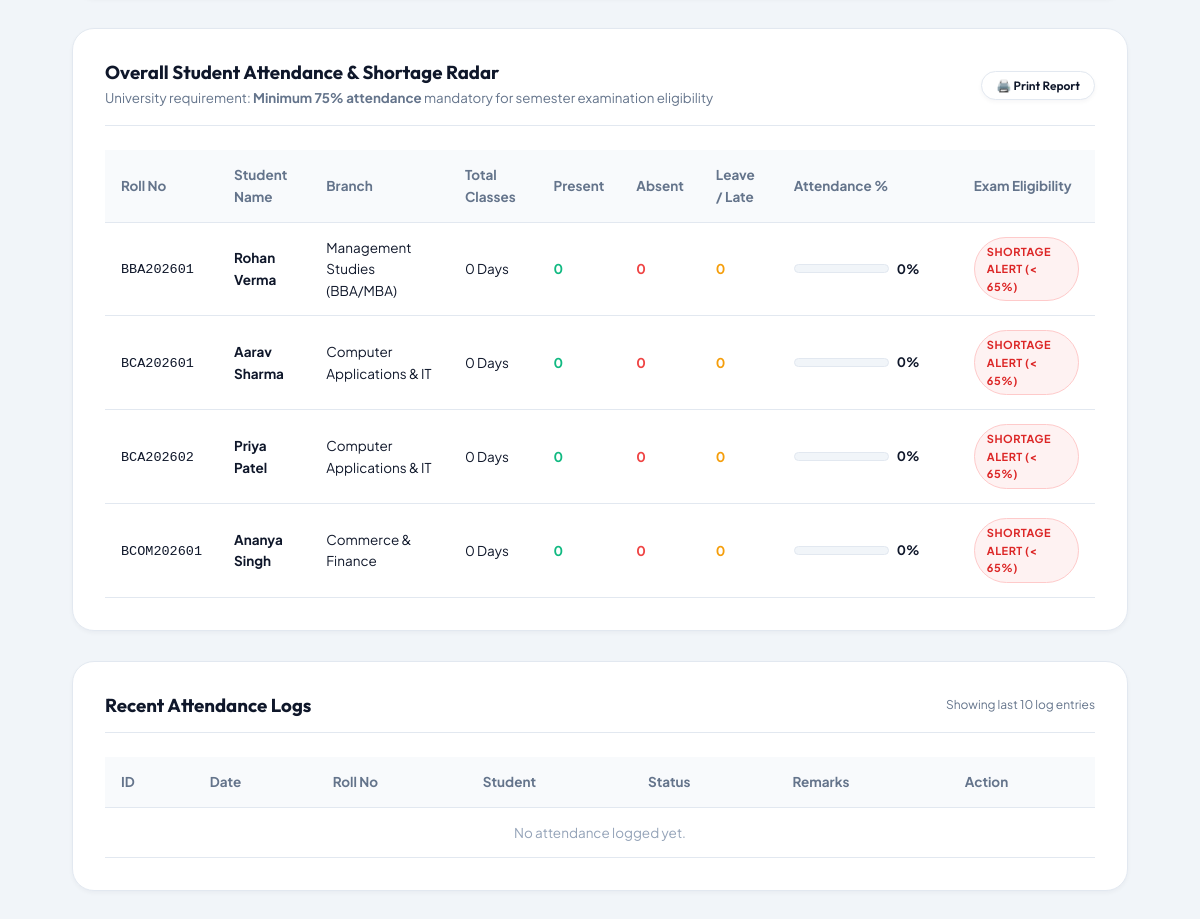
Page /admin/dashboard.php?s=attendance (signed in, lower part) on the earlier database version.
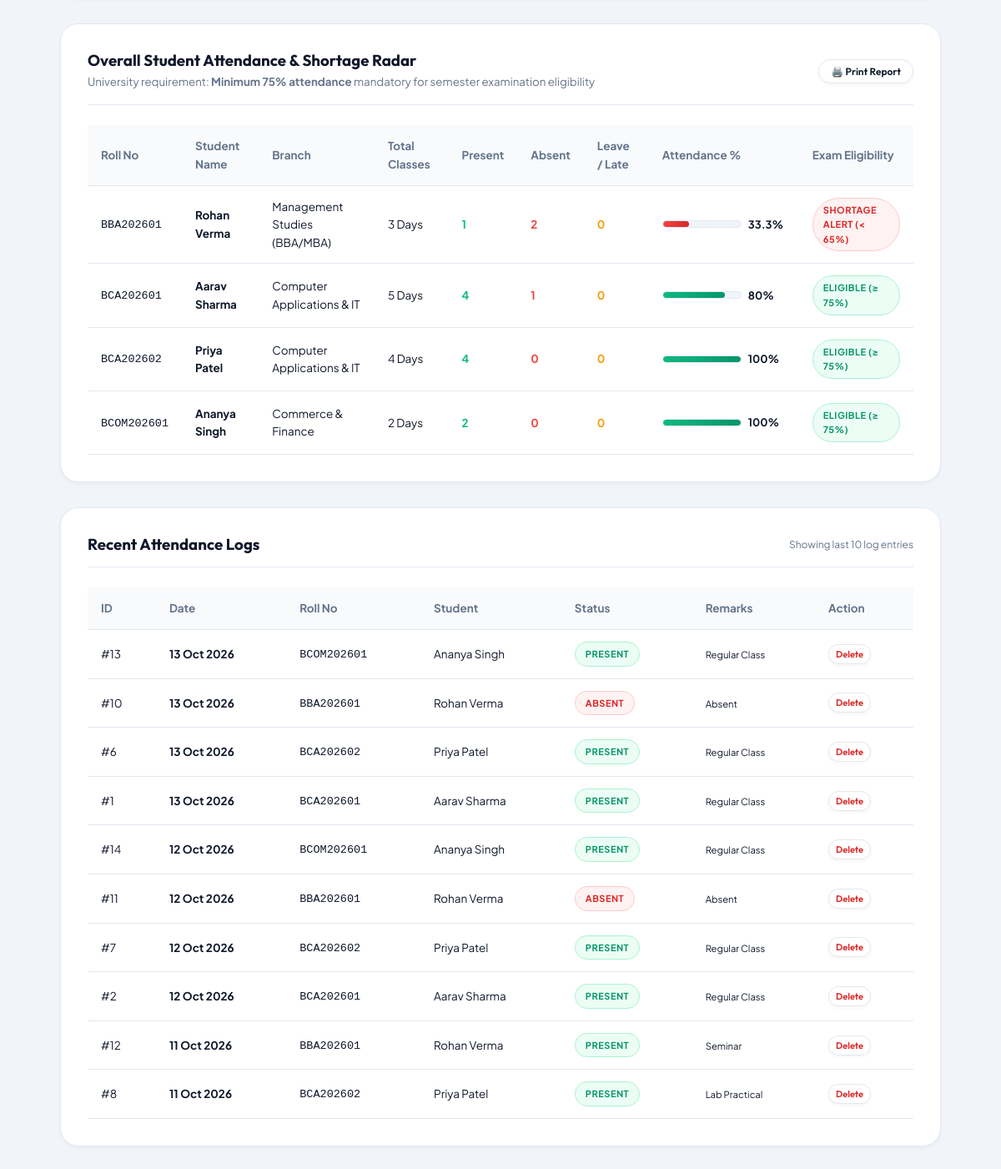
Same page on the later database version.
### tables this page shows
CREATE TABLE IF NOT EXISTS students (
    id INT AUTO_INCREMENT PRIMARY KEY,
    student_name VARCHAR(120) NOT NULL,
    roll_no VARCHAR(60) UNIQUE NOT NULL,
    email VARCHAR(150),
    phone VARCHAR(30) NULL,
    branch_id INT NULL,
    created_at TIMESTAMP DEFAULT CURRENT_TIMESTAMP,
    FOREIGN KEY(branch_id) REFERENCES branches(id) ON DELETE SET NULL
);

CREATE TABLE IF NOT EXISTS branches (
    id INT AUTO_INCREMENT PRIMARY KEY,
    branch_name VARCHAR(120) NOT NULL
);

CREATE TABLE IF NOT EXISTS attendance (
    id INT AUTO_INCREMENT PRIMARY KEY,
    student_id INT NOT NULL,
    attendance_date DATE NOT NULL,
    status ENUM('Present', 'Absent', 'Leave', 'Late') NOT NULL DEFAULT 'Present',
    remarks VARCHAR(255) NULL,
    created_at TIMESTAMP DEFAULT CURRENT_TIMESTAMP,
    UNIQUE KEY unique_student_date (student_id, attendance_date),
    FOREIGN KEY (student_id) REFERENCES students(id) ON DELETE CASCADE
);

### admin/dashboard.php (the view, shortened to what the changed rows need)
<?php
$pdo = db();
$section = $_GET['s'] ?? 'overview';
$totalStudents = (int)$pdo->query("SELECT COUNT(*) FROM students")->fetchColumn();
$totalApplications = (int)$pdo->query("SELECT COUNT(*) FROM admissions")->fetchColumn();
$totalPaidFees = (float)$pdo->query("SELECT COALESCE(SUM(amount), 0) FROM fees WHERE status = 'Paid'")->fetchColumn();
$totalPendingFees = (float)$pdo->query("SELECT COALESCE(SUM(amount), 0) FROM fees WHERE status = 'Pending'")->fetchColumn();
$todayStr = date('Y-m-d');
$attTodayStmt = $pdo->prepare("SELECT COUNT(*) FROM attendance WHERE attendance_date = ?");
$attTodayStmt->execute([$todayStr]);
$totalAttendanceToday = (int)$attTodayStmt->fetchColumn();
$presTodayStmt = $pdo->prepare("SELECT COUNT(*) FROM attendance WHERE attendance_date = ? AND status = 'Present'");
$presTodayStmt->execute([$todayStr]);
$presentToday = (int)$presTodayStmt->fetchColumn();
$todayAttendanceRate = $totalAttendanceToday > 0 ? round(($presentToday / $totalAttendanceToday) * 100, 1) : 0;
function h($str) {
    return htmlspecialchars((string)$str, ENT_QUOTES, 'UTF-8');
}
?>
<!doctype html>
<html lang="en">
<head>
  <link rel="stylesheet" href="../assets/style.css">
</head>
<body class="admin-body">
  <main class="admin-container">
    <?php if ($section === 'overview'): ?>
      <div class="admin-stat-cards">
        <div class="admin-stat-card">
          <small>Total Enrolled Students</small>
          <h2><?= $totalStudents ?></h2>
          <span style="color: #10b981; font-size: 12px; font-weight: 700;">Active in Academic Database</span>
        </div>
        <div class="admin-stat-card">
          <small>Today's Attendance Rate</small>
          <h2 style="color: #10b981;"><?= $todayAttendanceRate ?>%</h2>
          <span style="color: #64748b; font-size: 12px;"><?= $presentToday ?> / <?= $totalAttendanceToday ?: $totalStudents ?> Marked Today</span>
        </div>
        <div class="admin-stat-card">
          <small>Total Fee Revenue Collected</small>
          <h2 style="color: #10b981;">₹<?= number_format($totalPaidFees, 2) ?></h2>
          <span style="color: #64748b; font-size: 12px;">Verified Online & Desk Payments</span>
        </div>
        <div class="admin-stat-card">
          <small>Pending Fee Invoices</small>
          <h2 style="color: #ef4444;">₹<?= number_format($totalPendingFees, 2) ?></h2>
          <span style="color: #ef4444; font-size: 12px; font-weight: 700;">Awaiting Student Clearance</span>
        </div>
        <div class="admin-stat-card">
          <small>Online Applications</small>
          <h2 style="color: #2563eb;"><?= $totalApplications ?></h2>
          <span style="color: #64748b; font-size: 12px;">Submitted via Public Portal</span>
        </div>
      </div>
      <div class="admin-panel">
        <div class="admin-panel-title">
          <h3>Recent Fee Transactions</h3>
          <a class="btn btn-secondary" href="dashboard.php?s=fees" style="padding: 6px 14px; font-size: 12px;">Manage All Fees →</a>
        </div>
        <table class="admin-table">
          <thead>
            <tr>
              <th>Txn Ref</th>
              <th>Student</th>
              <th>Roll Number</th>
              <th>Amount</th>
              <th>Status</th>
              <th>Payment Mode</th>
              <th>Date</th>
            </tr>
          </thead>
          <tbody>
            <?php
            $recTxns = $pdo->query("
              SELECT f.*, s.student_name, s.roll_no
              FROM fees f
              JOIN students s ON s.id = f.student_id
              ORDER BY f.id DESC LIMIT 5
            ")->fetchAll();
            ?>
            <?php if (empty($recTxns)): ?>
              <tr><td colspan="7" style="text-align: center; color: #94a3b8;">No fee records recorded yet.</td></tr>
            <?php else: ?>
              <?php foreach ($recTxns as $t): ?>
                <tr>
                  <td><strong><?= h($t['transaction_id'] ?: 'PENDING') ?></strong></td>
                  <td><?= h($t['student_name']) ?></td>
                  <td><code><?= h($t['roll_no']) ?></code></td>
                  <td><strong>₹<?= number_format((float)$t['amount'], 2) ?></strong></td>
                  <td>
                    <span class="badge <?= $t['status'] === 'Paid' ? 'badge-success' : 'badge-danger' ?>">
                      <?= h($t['status']) ?>
                    </span>
                  </td>
                  <td><?= h($t['payment_mode'] ?: 'N/A') ?></td>
                  <td><?= h($t['payment_date'] ? date('d M Y, h:i A', strtotime($t['payment_date'])) : '—') ?></td>
                </tr>
              <?php endforeach; ?>
            <?php endif; ?>
          </tbody>
        </table>
      </div>
    <?php elseif ($section === 'attendance'): ?>
      <?php
      $radarSql = "
          SELECT
              s.id, s.student_name, s.roll_no, b.branch_name,
              COUNT(a.id) as total_days,
              SUM(CASE WHEN a.status = 'Present' THEN 1 ELSE 0 END) as present_days,
              SUM(CASE WHEN a.status = 'Absent' THEN 1 ELSE 0 END) as absent_days,
              SUM(CASE WHEN a.status = 'Leave' THEN 1 ELSE 0 END) as leave_days,
              SUM(CASE WHEN a.status = 'Late' THEN 1 ELSE 0 END) as late_days
          FROM students s
          LEFT JOIN branches b ON b.id = s.branch_id
          LEFT JOIN attendance a ON a.student_id = s.id
          GROUP BY s.id, s.student_name, s.roll_no, b.branch_name
          ORDER BY s.roll_no ASC
      ";
      $radarList = $pdo->query($radarSql)->fetchAll();
      $recentAttLogs = $pdo->query("
          SELECT a.*, s.student_name, s.roll_no, b.branch_name
          FROM attendance a
          JOIN students s ON s.id = a.student_id
          LEFT JOIN branches b ON b.id = s.branch_id
          ORDER BY a.attendance_date DESC, a.id DESC
          LIMIT 10
      ")->fetchAll();
      ?>
      <div class="admin-panel">
        <table class="admin-table">
          <thead>
            <tr>
              <th>Roll No</th>
              <th>Student Name</th>
              <th>Branch</th>
              <th>Total Classes</th>
              <th>Present</th>
              <th>Absent</th>
              <th>Leave / Late</th>
              <th style="width: 180px;">Attendance %</th>
              <th>Exam Eligibility</th>
            </tr>
          </thead>
          <tbody>
            <?php foreach ($radarList as $r): ?>
              <?php
              $tDays = (int)$r['total_days'];
              $pDays = (int)$r['present_days'];
              $aDays = (int)$r['absent_days'];
              $oDays = (int)$r['leave_days'] + (int)$r['late_days'];
              $pct = $tDays > 0 ? round(($pDays / $tDays) * 100, 1) : 0;
              $fillColor = 'green';
              $badgeText = 'Eligible (≥ 75%)';
              $badgeClass = 'badge-success';
              if ($pct < 65) {
                  $fillColor = 'red';
                  $badgeText = 'Shortage Alert (< 65%)';
                  $badgeClass = 'badge-danger';
              } elseif ($pct < 75) {
                  $fillColor = 'orange';
                  $badgeText = 'Borderline (65-74%)';
                  $badgeClass = 'badge-warning';
              }
              ?>
              <tr>
                <td><code><?= h($r['roll_no']) ?></code></td>
                <td><strong><?= h($r['student_name']) ?></strong></td>
                <td><?= h($r['branch_name'] ?? 'General') ?></td>
                <td><?= $tDays ?> Days</td>
                <td><strong style="color: #10b981;"><?= $pDays ?></strong></td>
                <td><strong style="color: #ef4444;"><?= $aDays ?></strong></td>
                <td><strong style="color: #f59e0b;"><?= $oDays ?></strong></td>
                <td>
                  <div style="display: flex; align-items: center; gap: 8px;">
                    <div class="att-progress-track">
                      <div class="att-progress-fill <?= $fillColor ?>" style="width: <?= min(100, $pct) ?>%;"></div>
                    </div>
                    <strong style="font-size: 13px; min-width: 45px;"><?= $pct ?>%</strong>
                  </div>
                </td>
                <td>
                  <span class="badge <?= $badgeClass ?>"><?= $badgeText ?></span>
                </td>
              </tr>
            <?php endforeach; ?>
          </tbody>
        </table>
      </div>
      <div class="admin-panel">
        <table class="admin-table">
          <thead>
            <tr>
              <th>ID</th>
              <th>Date</th>
              <th>Roll No</th>
              <th>Student</th>
              <th>Status</th>
              <th>Remarks</th>
              <th>Action</th>
            </tr>
          </thead>
          <tbody>
            <?php if (empty($recentAttLogs)): ?>
              <tr><td colspan="7" style="text-align: center; color: #94a3b8;">No attendance logged yet.</td></tr>
            <?php else: ?>
              <?php foreach ($recentAttLogs as $log): ?>
                <tr>
                  <td>#<?= $log['id'] ?></td>
                  <td><strong><?= date('d M Y', strtotime($log['attendance_date'])) ?></strong></td>
                  <td><code><?= h($log['roll_no']) ?></code></td>
                  <td><?= h($log['student_name']) ?></td>
                  <td>
                    <?php
                    $bClass = 'badge-success';
                    if ($log['status'] === 'Absent') $bClass = 'badge-danger';
                    ?>
                    <span class="badge <?= $bClass ?>"><?= h($log['status']) ?></span>
                  </td>
                  <td><small><?= h($log['remarks'] ?: '—') ?></small></td>
                  <td>
                    <form method="post" action="dashboard.php?s=attendance" onsubmit="return confirm('Delete this attendance entry?');" style="display:inline;">
                      <button class="btn btn-secondary" style="color: #dc2626; padding: 4px 8px; font-size: 11px;">Delete</button>
                    </form>
                  </td>
                </tr>
              <?php endforeach; ?>
            <?php endif; ?>
          </tbody>
        </table>
      </div>
    <?php endif; ?>
  </main>
</body>
</html>

Differences in the rows shown:
computed for students "BBA202601": tDays "0" → "3"; pDays "0" → "1"; aDays "0" → "2"; pct "0" → "33.3"
computed for students "BCA202601": tDays "0" → "5"; pDays "0" → "4"; aDays "0" → "1"; pct "0" → "80"; badgeText "SHORTAGE ALERT (< 65%)" → "ELIGIBLE (≥ 75%)"
computed for students "BCA202602": tDays "0" → "4"; pDays "0" → "4"; pct "0" → "100"; badgeText "SHORTAGE ALERT (< 65%)" → "ELIGIBLE (≥ 75%)"
computed for students "BCOM202601": tDays "0" → "2"; pDays "0" → "2"; pct "0" → "100"; badgeText "SHORTAGE ALERT (< 65%)" → "ELIGIBLE (≥ 75%)"
added attendance: id "13", attendance_date "13 Oct 2026", student.roll_no "BCOM202601", student.student_name "Ananya Singh", status "PRESENT", remarks "Regular Class"
added attendance: id "10", attendance_date "13 Oct 2026", student.roll_no "BBA202601", student.student_name "Rohan Verma", status "ABSENT", remarks "Absent"
added attendance: id "6", attendance_date "13 Oct 2026", student.roll_no "BCA202602", student.student_name "Priya Patel", status "PRESENT", remarks "Regular Class"
added attendance: id "1", attendance_date "13 Oct 2026", student.roll_no "BCA202601", student.student_name "Aarav Sharma", status "PRESENT", remarks "Regular Class"
added attendance: id "14", attendance_date "12 Oct 2026", student.roll_no "BCOM202601", student.student_name "Ananya Singh", status "PRESENT", remarks "Regular Class"
added attendance: id "11", attendance_date "12 Oct 2026", student.roll_no "BBA202601", student.student_name "Rohan Verma", status "ABSENT", remarks "Absent"
added attendance: id "7", attendance_date "12 Oct 2026", student.roll_no "BCA202602", student.student_name "Priya Patel", status "PRESENT", remarks "Regular Class"
added attendance: id "2", attendance_date "12 Oct 2026", student.roll_no "BCA202601", student.student_name "Aarav Sharma", status "PRESENT", remarks "Regular Class"
added attendance: id "12", attendance_date "11 Oct 2026", student.roll_no "BBA202601", student.student_name "Rohan Verma", status "PRESENT", remarks "Seminar"
added attendance: id "8", attendance_date "11 Oct 2026", student.roll_no "BCA202602", student.student_name "Priya Patel", status "PRESENT", remarks "Lab Practical"
Other differences:
text no longer shown: "No attendance logged yet."
